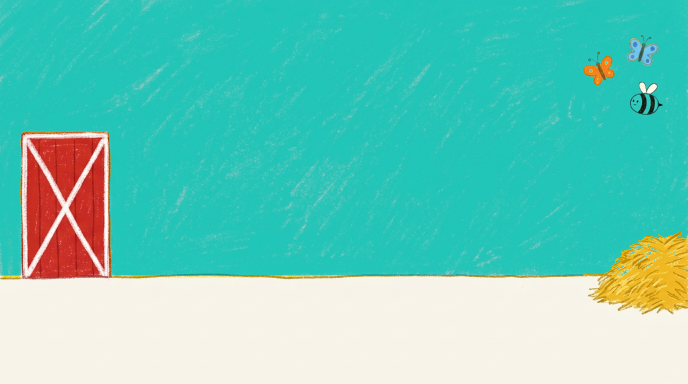
#> input picture avsnitt/003-bussen-halsar-pa/scener/b-bondgarden/bondgarden-turkos.png, 1376 x 768 px, given in place of bondgarden.png, which was not available (shown at 1/2 size)
$ python ny-vagg.py
#> lines starting #> are read from the running program, lines starting #| are printed output that depends on the picture; after the words box and inside, x2 and y2 are one past the last pixel; in counts of white or black regions, pixels touching at a corner belong together
# Bondgårdens gula vägg får en stark kritfärg; höet, dörren och golvet behåller sina. Krittexturen följer med.
# Kör: python3 ny-vagg.py [turkos|bla|gron]  →  bondgarden-<färg>.png (1376×768, samma som plattan)
import sys
from pathlib import Path
import numpy as np
from PIL import Image

HAR = Path(__file__).resolve().parent
src = HAR.parents[3] / "assets/bakgrunder/bondgarden/bondgarden.png"
FARG = {"turkos": (124, 0.85, 0.80), "bla": (149, 0.80, 0.88), "gron": (78, 0.75, 0.74)}   # PIL-hue 0..255, S- och V-faktor
namn = sys.argv[1] if len(sys.argv) > 1 else "turkos"
hue, sk, vk = FARG[namn]
hsv = np.array(Image.open(src).convert("RGB").convert("HSV")).astype(int)
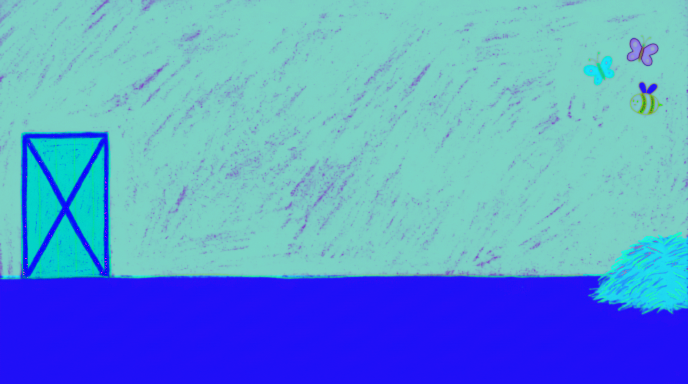
#> hsv: shape (768, 1376, 3) int64 (shown at 1/2 size); mean R, G, B 90.7, 151, 211.2
h, s, v = hsv[..., 0], hsv[..., 1], hsv[..., 2]
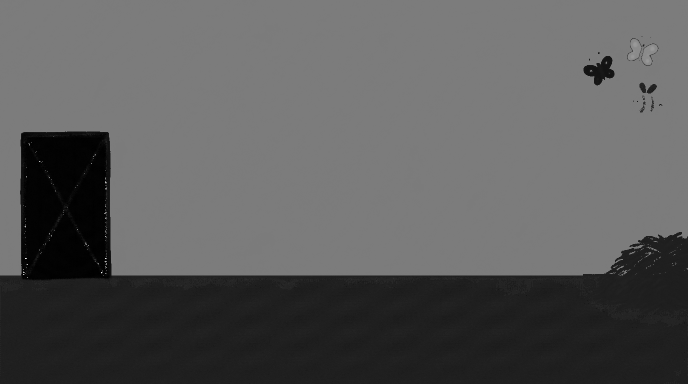
#> h: shape (768, 1376) int64 (shown at 1/2 size); min 0, max 254, mean 90.7
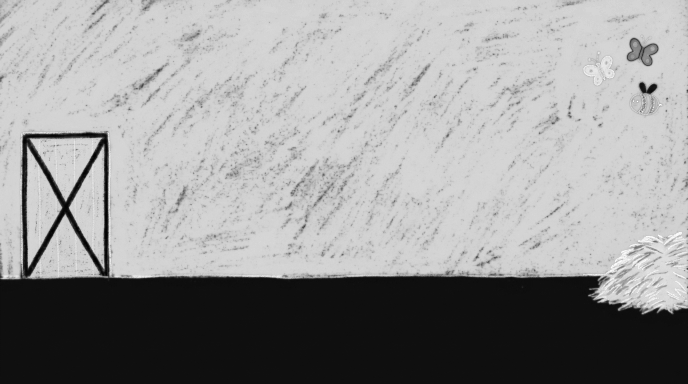
#> s: shape (768, 1376) int64 (shown at 1/2 size); min 0, max 255, mean 151
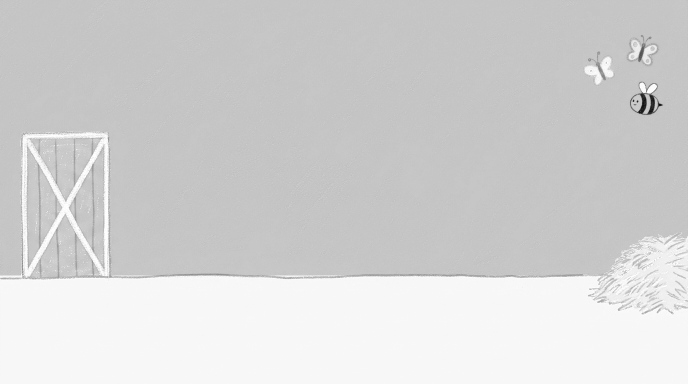
#> v: shape (768, 1376) int64 (shown at 1/2 size); min 7, max 255, mean 211.2
y, x = np.mgrid[:h.shape[0], :h.shape[1]]
vagg = (h >= 29) & (h <= 42) & (s > 60) & (y < 551)
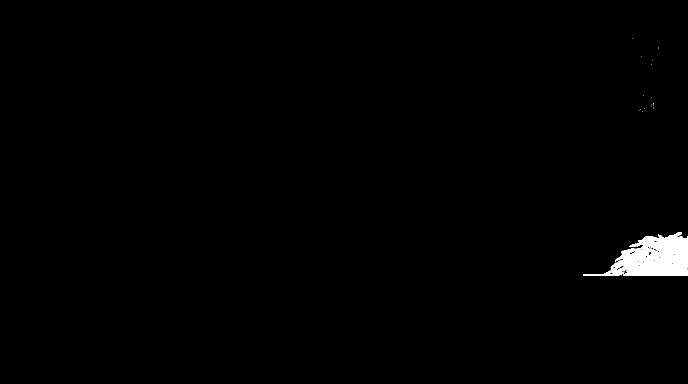
#> vagg: shape (768, 1376) bool (shown at 1/2 size); 0.94% white; 20 white regions (19 under 20 px), largest, box (x1, y1, x2, y2) and area: (1166, 464, 1376, 551) 9912
ho = (x > 1165) & (y > 450)                                  # höet: bara ren väggul räknas som vägg här
vagg &= ~ho | (h >= 34)
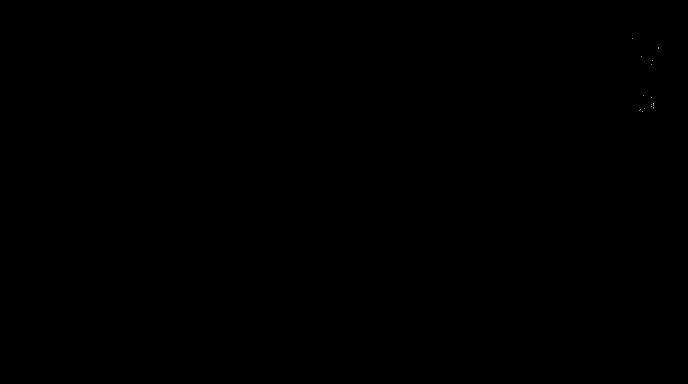
#> vagg: shape (768, 1376) bool (shown at 1/2 size); 0% white in thin lines or dots, all inside (x1, y1, x2, y2) = (1265, 76, 1317, 224)
hsv[..., 0] = np.where(vagg, hue, h)
hsv[..., 1] = np.where(vagg, (s * sk).astype(int), s)
hsv[..., 2] = np.where(vagg, (v * vk).astype(int), v)
Image.fromarray(hsv.clip(0, 255).astype("uint8"), mode="HSV", ).convert("RGB").save(HAR / f"bondgarden-{namn}.png")
